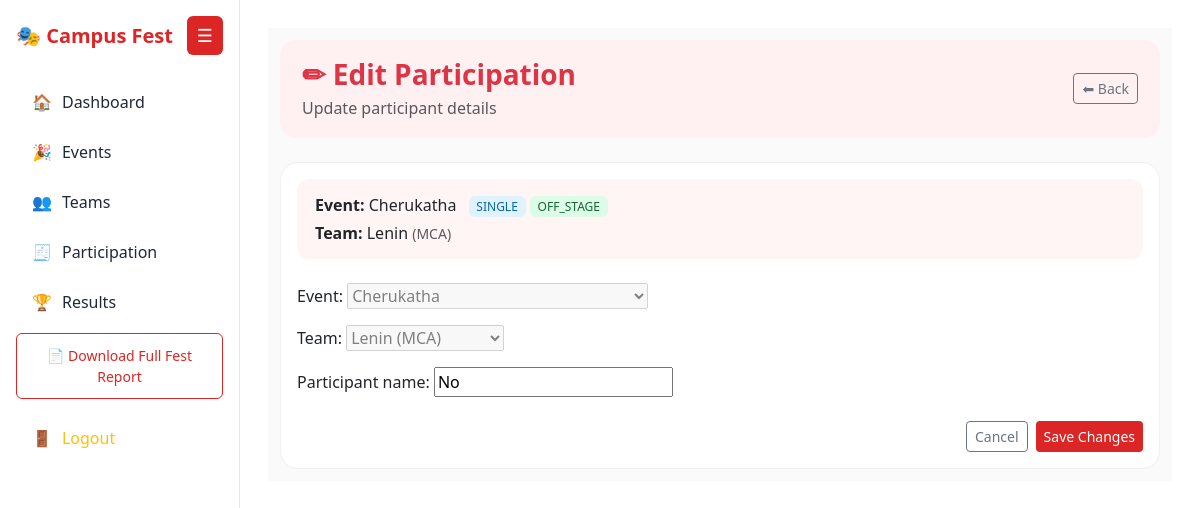
Screenshot of /ad/participations/1/1/edit/ (signed in) with the database file from the repository.
### app/models.py (models this page shows, shortened)
class Event(models.Model):
    STAGE_TYPE_CHOICES = (
        ('ON_STAGE', 'On Stage'),
        ('OFF_STAGE', 'Off Stage'),
    )
    EVENT_TYPE_CHOICES = (
        ('SINGLE', 'Single'),
        ('GROUP', 'Group'),
    )
    name = models.CharField(max_length=200, unique=True)
    stage_type = models.CharField(
        max_length=10,
        choices=STAGE_TYPE_CHOICES
    )
    event_type = models.CharField(
        max_length=10,
        choices=EVENT_TYPE_CHOICES
    )
    min_team_size = models.PositiveIntegerField(default=1)
    max_team_size = models.PositiveIntegerField(default=1)
    def __str__(self):
        return self.name

class Team(models.Model):
    team_name = models.CharField(max_length=150)
    department = models.CharField(max_length=100)
    def __str__(self):
        return f"{self.team_name} ({self.department})"

class Participation(models.Model):
    event = models.ForeignKey(
        Event,
        on_delete=models.CASCADE,
        related_name='participations'
    )
    team = models.ForeignKey(
        Team,
        on_delete=models.CASCADE,
        related_name='participations'
    )
    participant_name = models.CharField(max_length=150)
    class Meta:
        unique_together = ('event', 'team', 'participant_name')

### app/views.py (the view, shortened to what this page needs)
@login_required
def participation_edit(request, event_id, team_id):
    event = get_object_or_404(Event, id=event_id)
    team = get_object_or_404(Team, id=team_id)
    queryset = Participation.objects.filter(event=event, team=team)
    if event.event_type == 'SINGLE':
        participation = queryset.first()
        if request.method == 'POST':
            form = ParticipationForm(
                request.POST,
                instance=participation,
                event=event,
                team=team
            )
            if form.is_valid():
                participation = form.save(commit=False)
                participation.event = event
                participation.team = team
                participation.save()
                messages.success(request, "Participation updated successfully")
                return redirect('participation_list')
        else:
            form = ParticipationForm(
                instance=participation,
                event=event,
                team=team
            )
        return render(
            request,
            'participation_edit.html',
            {
                'form': form,
                'event': event,
                'team': team
            }
        )

### app/forms.py (shortened to what this page needs)
class ParticipationForm(forms.ModelForm):
    class Meta:
        model = Participation
        fields = ['event', 'team', 'participant_name']
    def __init__(self, *args, **kwargs):
        self.fixed_event = kwargs.pop('event', None)
        self.fixed_team = kwargs.pop('team', None)
        super().__init__(*args, **kwargs)
        if self.fixed_event:
            self.fields['event'].disabled = True
            self.initial['event'] = self.fixed_event
        if self.fixed_team:
            self.fields['team'].disabled = True
            self.initial['team'] = self.fixed_team

### app/templates/participation_edit.html (shortened to what this page needs)
{% extends "base.html" %}
{% block content %}
<div class="container-fluid edit-participation-wrap">
    <div class="edit-header mb-4 d-flex justify-content-between align-items-center">
        <div>
            <h3 class="fw-semibold text-danger mb-1">✏ Edit Participation</h3>
            <p class="text-muted mb-0">Update participant details</p>
        </div>
        <a href="{% url 'participation_list' %}"
           class="btn btn-outline-secondary btn-sm">
            ⬅ Back
        </a>
    </div>
    <div class="card edit-card">
        <div class="card-body">
            <div class="info-box mb-4">
                <div class="mb-1">
                    <strong>Event:</strong> {{ event.name }}
                    <span class="badge badge-soft-blue ms-2">{{ event.event_type }}</span>
                    <span class="badge badge-soft-green">{{ event.stage_type }}</span>
                </div>
                <div>
                    <strong>Team:</strong> {{ team.team_name }}
                    <small class="text-muted">({{ team.department }})</small>
                </div>
            </div>
            <form method="post">
                {% if event.event_type == 'SINGLE' %}
                    <div class="single-form">
                        {{ form.as_p }}
                    </div>
                {% endif %}
                <div class="mt-4 d-flex justify-content-end gap-2">
                    <a href="{% url 'participation_list' %}"
                       class="btn btn-outline-secondary btn-sm">
                        Cancel
                    </a>
                    <button type="submit" class="btn btn-danger btn-sm">
                        Save Changes
                    </button>
                </div>
            </form>
        </div>
    </div>
</div>
{% endblock %}

### app/templates/base.html (style rules this page uses)
:root { --red:#e11d48; --red-soft:#ffe4e6; --text:#1f2937; --muted:#6b7280; --border:#e5e7eb; --bg:#fafafa; }
body { background:var(--bg); font-family:'Segoe UI',sans-serif; color:var(--text); overflow-x:hidden; }

### app/templates/participation_edit.html (style rules this page uses)
:root { --red:#dc2626; --red-soft:#fff1f2; --border:#e5e7eb; }
.edit-participation-wrap { background:#fafafa; padding:12px; }
.edit-header { background:var(--red-soft); padding:18px 22px; border-radius:16px; }
.edit-card { background:#ffffff; border-radius:18px; border:1px solid #f1f1f1; max-width:900px; }
.info-box { background:#fff5f5; padding:14px 18px; border-radius:12px; }
.badge-soft-blue { background:#e0f2fe; color:#0369a1; font-weight:500; }
.badge-soft-green { background:#dcfce7; color:#166534; font-weight:500; }
.single-form p { margin-bottom:16px; }
.btn-danger { background:var(--red); border:none; }

### rows the page displays
Event: name "Cherukatha", event_type "SINGLE", stage_type "OFF_STAGE"
Team: team_name "Lenin", department "MCA"
Participation: event "Cherukatha", team "Lenin (MCA)", participant_name "No"
